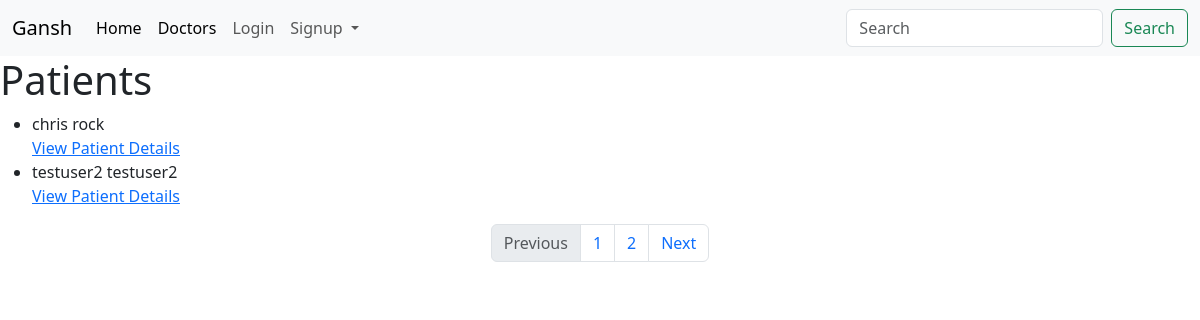
Page /patients on the committed database.
### thesis_api/models.py (models this page shows, shortened)
class Patient(models.Model):
    male = 'male'
    female = 'female'
    category_choices = [
        (male , 'male'), (female ,'female')
    ]
    A_postive = 'A+'
    A_negative = 'A-'
    B_postive = 'B+'
    B_negative = 'B-'
    AB_postive = 'AB+'
    AB_negative = 'AB-'
    O_postive = 'O+'
    O_negative = 'O-'
    blood_type = [
        (A_postive , 'A+',),(A_negative , 'A-'),(B_postive , 'B+'),(B_negative , 'B-'),(AB_postive , 'AB+'),(AB_negative , 'AB-'),(O_postive , 'O+'),(O_negative , 'O-')
    ]
    user = models.ForeignKey(User, on_delete=models.CASCADE)
    slug = models.SlugField(null=True, blank=True)
    first_name = models.CharField(max_length=50)
    last_name = models.CharField(max_length=50)
    date_of_birth = models.DateField(auto_now=False, auto_now_add=False)
    language = models.CharField(max_length=50)
    gender = models.CharField(max_length=50, choices=category_choices)
    blood_type = models.CharField(max_length=50, choices=blood_type)
    email = models.EmailField(max_length=254)
    address = models.TextField()
    phone_number = models.IntegerField()
    allergies = models.TextField()
    medical_conditions = models.TextField(help_text="write None if none ")
    current_medications = models.TextField(help_text="write None if none ")

### thesis_api/views.py (the view)
# urls.py: path('patients', views.PatientList.as_view(), name="patients"),
class PatientList(APIView):
    renderer_classes = [TemplateHTMLRenderer]
    template_name = 'patient_list.html'
    def get(self, request):
        p = Paginator(Patient.objects.all().order_by("-id"), 2)
        page = request.GET.get('page')
        queryset = p.get_page(page)
        return Response({'patients': queryset})

### templates/patient_list.html
{% extends "base.html" %}
{% load rest_framework %}
{% block content %}
    <h1>Patients</h1>
    <ul>
        {% for patient in patients %}
        <li>{{ patient.first_name }} {{ patient.last_name }}</li>
        <a href='{% url "patient-details" patient.slug %}'>View Patient Details</a>
        {% endfor %}
    </ul>
    <nav aria-label="Page navigation example">
        <ul class="pagination justify-content-center"> {% if patients.has_previous %}
          <li class="page-item"><a class="page-link" href="?page={{patients.previous_page_number}}">Previous</a></li>
          {% else %}
          <li class="page-item disabled">
            <a class="page-link">Previous</a>
          </li>
          {% endif %}
          {% for page in patients.paginator.page_range %}
          <li class="page-item"><a class="page-link" href="?page={{ page }}">{{ page }}</a></li>
          {% endfor %}
          {% if patients.has_next %}
          <li class="page-item"><a class="page-link" href="?page={{patients.next_page_number}}">Next</a></li>
          {% else %}
          <li class="page-item disabled">
            <a class="page-link">Next</a>
          </li>
          {% endif %}
        </ul>
    </nav>
{% endblock content %}

### rows in the picture
Patient: first_name "chris", last_name "rock"
Patient: first_name "testuser2", last_name "testuser2"

### other values in the picture
{{ page }} "1" "2"
